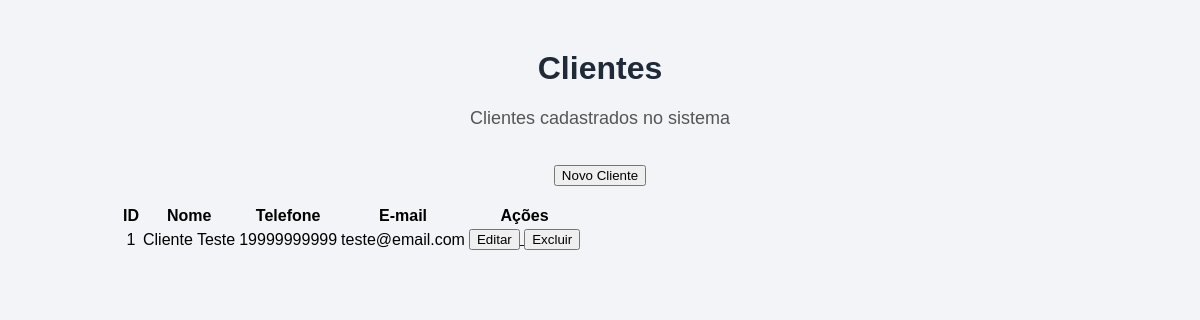
Screenshot of /lista-clientes with the database file from the repository.
### tables this page shows
CREATE TABLE clientes (
    id INTEGER PRIMARY KEY AUTOINCREMENT,
    nome TEXT NOT NULL,
    telefone TEXT,
    email TEXT
);

### app.py (the view)
@app.route("/lista-clientes")
def lista_clientes():
    conexao = conectar_banco()
    clientes = conexao.execute(
        "SELECT * FROM clientes"
    ).fetchall()
    conexao.close()
    return render_template(
        "lista_clientes.html",
        clientes=clientes
    )

### app.py (called while the page is built)
def conectar_banco():
    conexao = sqlite3.connect("database.db")
    conexao.row_factory = sqlite3.Row
    return conexao

### templates/lista_clientes.html (shortened to what this page needs)
<!DOCTYPE html>
<html lang="pt-BR">
<head>
    <link rel="stylesheet" href="{{ url_for('static', filename='style.css') }}">
</head>
<body>
    <div class="container">
        <h1>Clientes</h1>
        <p>Clientes cadastrados no sistema</p>
        <br>
        <a href="/clientes">
            <button>Novo Cliente</button>
        </a>
        <br><br>
        <table>
            <thead>
                <tr>
                    <th>ID</th>
                    <th>Nome</th>
                    <th>Telefone</th>
                    <th>E-mail</th>
                    <th>Ações</th>
                </tr>
            </thead>
            <tbody>
                {% for cliente in clientes %}
                <tr>
                    <td>{{ cliente["id"] }}</td>
                    <td>{{ cliente["nome"] }}</td>
                    <td>{{ cliente["telefone"] }}</td>
                    <td>{{ cliente["email"] }}</td>
                    <td>
                        <a href="/editar-cliente/{{ cliente['id'] }}">
                            <button>Editar</button>
                        </a>
                        <a href="/excluir-cliente/{{ cliente['id'] }}">
                            <button>Excluir</button>
                        </a>
                    </td>
                </tr>
                {% endfor %}
            </tbody>
        </table>
    </div>
</body>
</html>

### static/style.css (style rules this page uses)
body { font-family: Arial, sans-serif; background-color: #f2f4f7; margin: 0; padding: 0; }
.container { width: 80%; margin: 50px auto; text-align: center; }
h1 { color: #1f2937; }
p { color: #555; font-size: 18px; }

### rows the page displays
clientes: id "1", nome "Cliente Teste", telefone "19999999999", email "teste@email.com"
